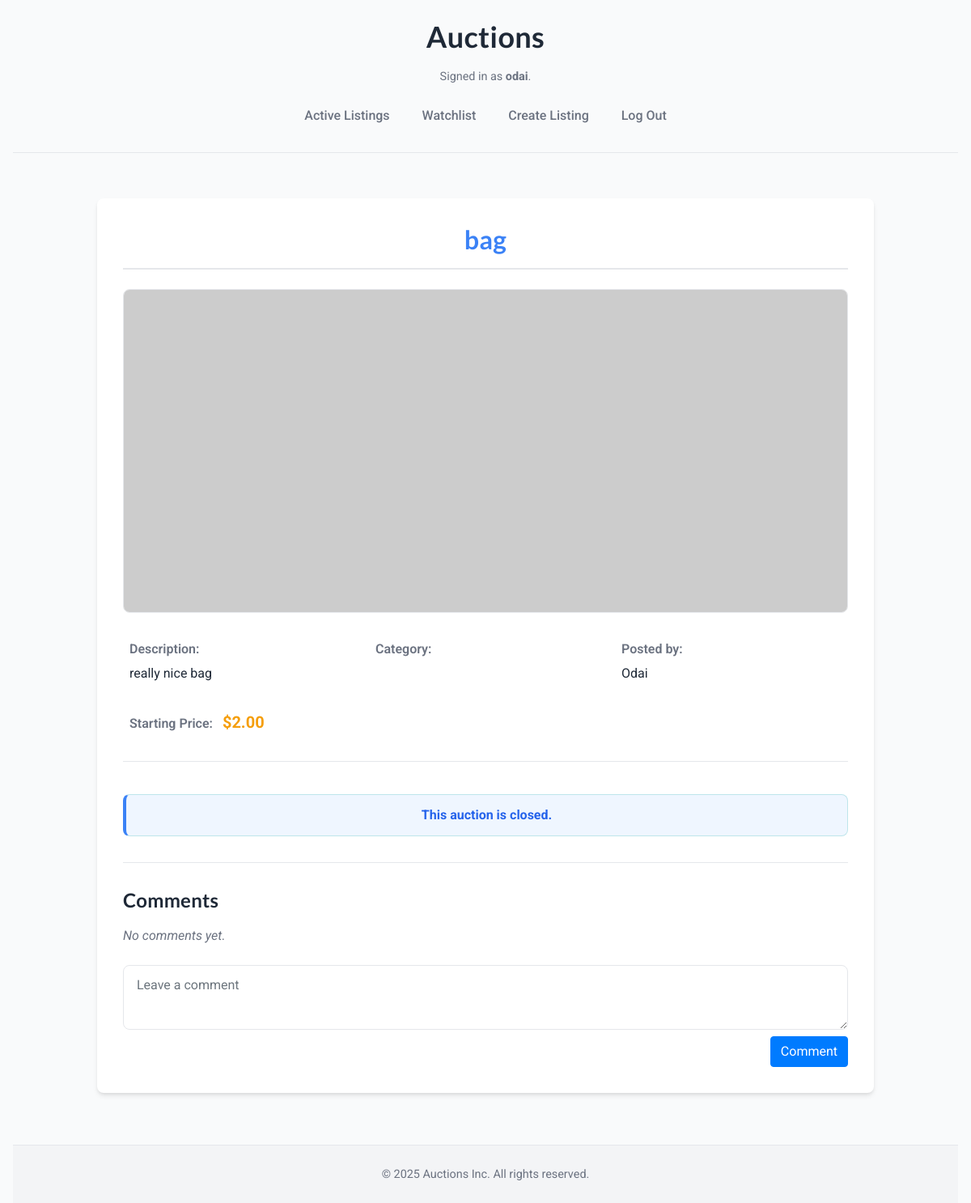
The page /listing/1/ (signed in) on the database its author committed.
### auctions/models.py (models this page shows, shortened)
class User(AbstractUser):
    watchlist = models.ManyToManyField('Listing', blank=True, related_name="watched_by")

class Listing(models.Model):
    CATEGORY_CHOICES = [
        ("electronics", "Electronics"),
        ("fashion", "Fashion & Accessories"),
        ("home", "Home & Kitchen"),
        ("sports", "Sports & Outdoors"),
        ("beauty", "Beauty & Personal Care"),
        ("books", "Books & Magazines"),
        ("toys", "Toys & Games"),
        ("phones", "Smartphones"),
        ("computers", "Computers & Laptops"),
        ("gaming", "Gaming & Consoles"),
        ("cars", "Cars"),
        ("rent", "Apartments for Rent"),
        ("freelance", "Freelancing Services"),
        ("collectibles", "Collectibles"),
        ("misc", "Miscellaneous"),
    ]
    title = models.CharField(max_length=64)
    description = models.TextField(blank=True)
    starting_price = models.DecimalField(max_digits=10, decimal_places=2)
    current_highest_bid = models.DecimalField(max_digits=10, decimal_places=2, blank=True, null=True)
    owner = models.ForeignKey(User, on_delete=models.CASCADE, related_name="listings")
    category = models.CharField(max_length=64, choices=CATEGORY_CHOICES, blank=True)
    image_url = models.URLField(blank=True)
    is_active = models.BooleanField(default=True)
    time_posted = models.DateTimeField(auto_now_add=True)

### auctions/views.py (the view)
# urls.py: path("listing/<int:listing_id>/", views.listing_detail, name="listing_detail"),
@login_required
def listing_detail(request, listing_id):
    listing = get_object_or_404(Listing, pk=listing_id)
    comments = listing.comments.all()
    bids = listing.bids.all()
    is_owner = request.user == listing.owner
    current_bid = listing.current_highest_bid or listing.starting_price
    winner = None
    if not listing.is_active:
        if bids.exists():
            winner = bids.latest('amount').bidder
    return render(request, "auctions/listing_detail.html", {
        "listing": listing,
        "comments": comments,
        "is_owner": is_owner,
        "current_bid": current_bid,
        "winner": winner
    })

### auctions/templates/auctions/listing_detail.html (shortened to what this page needs)
{% extends "auctions/layout.html" %}
{% block body %}
<div class="listing-detail-page-container container">
    <div class="listing-detail">
      <h2 class="listing-detail-title">{{ listing.title }}</h2>
      <img class="listing-detail-image" src="{{ listing.image_url|default:'https://placehold.co/600x400?text=No+Image' }}" alt="{{ listing.title }}">
      <div class="listing-info-grid">
          <div class="listing-detail-info">
            <span class="listing-detail-label">Description:</span> {{ listing.description }}
          </div>
          <div class="listing-detail-info">
            <span class="listing-detail-label">Category:</span> {{ listing.get_category_display }}
          </div>
          <div class="listing-detail-info">
            <span class="listing-detail-label">Posted by:</span> {{ listing.owner.username }}
          </div>
          <div class="listing-detail-info price-info">
            <span class="listing-detail-label">
              {% if listing.current_highest_bid %}
                Current Price:
              {% else %}
                Starting Price:
              {% endif %}
            </span>
            <span class="price-value">${{ listing.current_highest_bid|default:listing.starting_price }}</span>
          </div>
      </div>
      <div class="listing-detail-actions">
        {% if listing.is_active %}
          {% if not is_owner %}
            <form method="post" action="{% url 'toggle_watchlist' listing.id %}">
              {% csrf_token %}
              <button type="submit" class="btn btn-primary">
                {% if listing in user.watchlist.all %}
                   Remove from watchlist
                {% else %}
                  Add to watchlist
                {% endif %}
              </button>
            </form>
            <hr class="section-divider">
            <form method="post" action="{% url 'place_bid' listing.id %}" class="bid-form">
              {% csrf_token %}
              <input type="number" step="0.01" name="bid_amount" placeholder="Enter bid" class="form-control bid-input w-50">
              <button type="submit" class="btn btn-primary">Place bid</button>
            </form>
          {% else %}
            <form method="post" action="{% url 'close_listing' listing.id %}" class="close-auction-form">
              {% csrf_token %}
              <button type="submit" class="btn btn-danger">Close Auction</button>
            </form>
          {% endif %}
        {% else %}
          <p class="alert alert-info error"><strong>This auction is closed.</strong></p>
        {% endif %}
      </div>
      <hr class="section-divider">
      <div class="listing-detail-comments">
        <h3>Comments</h3>
        <ul class="comment-list">
          {% for Comment in comments %}
            <li class="comment-item"><strong>{{ Comment.commenter.username }}:</strong> {{ Comment.content }}</li>
          {% empty %}
            <li class="no-comments">No comments yet.</li>
          {% endfor %}
        </ul>
        <form method="post" action="{% url 'add_comment' listing.id %}" class="comment-form">
          <textarea name="content" placeholder="Leave a comment" class="form-control"></textarea>
          <button type="submit" class="btn btn-primary">Comment</button>
        </form>
      </div>
    </div>
</div>
{% endblock %}

### auctions/templates/auctions/layout.html (shortened to what this page needs)
{% load static %}
<!DOCTYPE html>
<html lang="en">
    <head>
        <link rel="stylesheet" href="https://stackpath.bootstrapcdn.com/bootstrap/4.4.1/css/bootstrap.min.css">
        <link href="{% static 'auctions/styles.css' %}" rel="stylesheet">
    </head>
    <body>
        <div class="page-container">
            <header class="site-header">
                <h1><a href="{% url 'index' %}" class="site-title">Auctions</a></h1>
                <div class="user-info">
                    {% if user.is_authenticated %}
                        Signed in as <strong>{{ user.username }}</strong>.
                    {% else %}
                        Not signed in.
                    {% endif %}
                </div>
                <nav class="main-nav">
                    <ul class="nav">
                        <li class="nav-item">
                            <a class="nav-link" href="{% url 'index' %}">Active Listings</a>
                        </li>
                        {% if user.is_authenticated %}
                            <li class="nav-item">
                                <a class="nav-link" href="{% url 'watchlist' %}">Watchlist</a>
                            </li>
                            <li class="nav-item">
                                <a class="nav-link" href="{% url 'new' %}">Create Listing</a>
                            </li>
                            <li class="nav-item">
                                <a class="nav-link" href="{% url 'logout' %}">Log Out</a>
                            </li>
                        {% endif %}
                    </ul>
                </nav>
            </header>
            <main class="main-content">
                {% block body %}
                {% endblock %}
            </main>
            <footer class="site-footer">
                <p>© {% now "Y" %} Auctions Inc. All rights reserved.</p>
            </footer>
        </div>
    </body>
</html>

### rows shown on the page
User: username "odai"
Listing: title "bag", description "really nice bag", owner.username "Odai", current_highest_bid "2.00"
